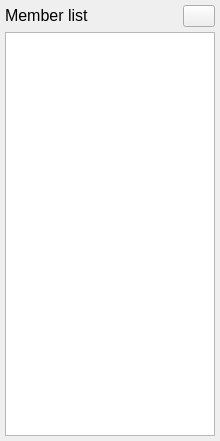
<?xml version="1.0" encoding="UTF-8"?>
<ui version="4.0">
 <class>GroupMemberList</class>
 <widget class="QWidget" name="GroupMemberList">
  <property name="geometry">
   <rect>
    <x>0</x>
    <y>0</y>
    <width>220</width>
    <height>441</height>
   </rect>
  </property>
  <property name="maximumSize">
   <size>
    <width>220</width>
    <height>16777215</height>
   </size>
  </property>
  <property name="windowTitle">
   <string>Form</string>
  </property>
  <layout class="QVBoxLayout" name="verticalLayout">
   <property name="spacing">
    <number>5</number>
   </property>
   <property name="leftMargin">
    <number>5</number>
   </property>
   <property name="topMargin">
    <number>5</number>
   </property>
   <property name="rightMargin">
    <number>5</number>
   </property>
   <property name="bottomMargin">
    <number>5</number>
   </property>
   <item>
    <layout class="QHBoxLayout" name="horizontalLayout">
     <property name="spacing">
      <number>5</number>
     </property>
     <item>
      <widget class="QLabel" name="label">
       <property name="text">
        <string>&lt;html&gt;&lt;head/&gt;&lt;body&gt;&lt;p&gt;&lt;span style=&quot; font-size:12pt;&quot;&gt;Member list&lt;/span&gt;&lt;/p&gt;&lt;/body&gt;&lt;/html&gt;</string>
       </property>
      </widget>
     </item>
     <item>
      <widget class="QPushButton" name="closeList">
       <property name="maximumSize">
        <size>
         <width>32</width>
         <height>16777215</height>
        </size>
       </property>
       <property name="text">
        <string/>
       </property>
       <property name="icon">
        <iconset resource="../../images.qrc">
         <normaloff>:/app/ui/images/close.ico</normaloff>:/app/ui/images/close.ico</iconset>
       </property>
      </widget>
     </item>
    </layout>
   </item>
   <item>
    <widget class="QListWidget" name="membersList">
     <property name="minimumSize">
      <size>
       <width>200</width>
       <height>400</height>
      </size>
     </property>
     <property name="styleSheet">
      <string notr="true"/>
     </property>
    </widget>
   </item>
  </layout>
 </widget>
 <resources>
  <include location="../../images.qrc"/>
 </resources>
 <connections/>
</ui>
